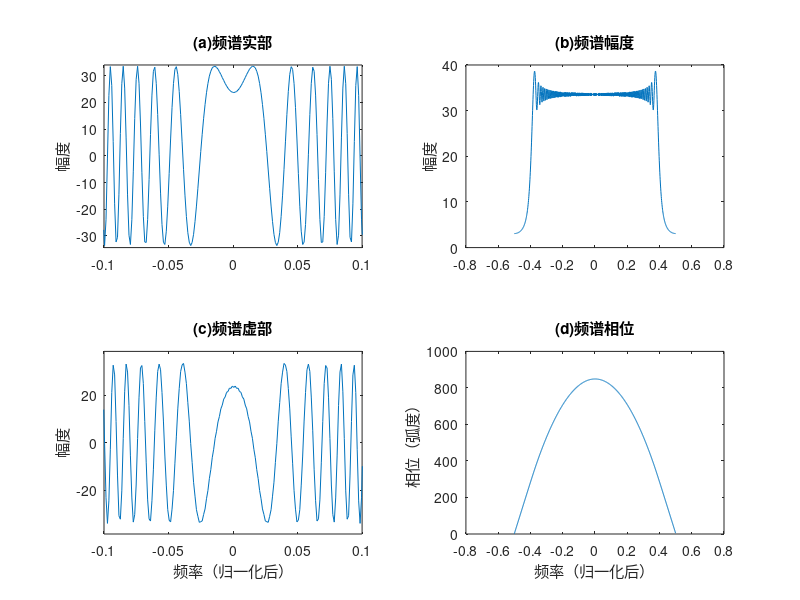

MATLAB code for this plot:
% SAR_Figure_3_2
% 2016.10.12

close all;clear all;clc

T = 7.24e-6;                % 信号持续时间
B = 99.43e6;                % 信号带宽
K = B/T;                    % 调频率
ratio = 1.25;               % 过采样率
Fs = ratio*B;               % 采样频率
dt = 1/Fs;                  % 采样间隔
N = ceil(T/dt);             % 采样点数
t = ((0:N-1)-N/2)/N*T;      % 时间轴

st = exp(1i*pi*K*t.^2);     % 生成信号
Sf = fftshift(fft(fftshift(st))); % FFT

tt = linspace(-0.5,0.5,N);
figure,set(gcf,'Color','w');
subplot(2,2,1),plot(tt,real(Sf));axis([-0.1 0.1 -inf inf]);
title('(a)频谱实部'),ylabel('幅度');
subplot(2,2,2),plot(tt,abs(Sf));
title('(b)频谱幅度'),ylabel('幅度');
subplot(2,2,3),plot(tt,imag(Sf));axis([-0.1 0.1 -inf inf]);
title('(c)频谱虚部'),xlabel('频率（归一化后）'),ylabel('幅度');
subplot(2,2,4),plot(tt,unwrap(angle(Sf)));
title('(d)频谱相位'),xlabel('频率（归一化后）'),ylabel('相位（弧度）');